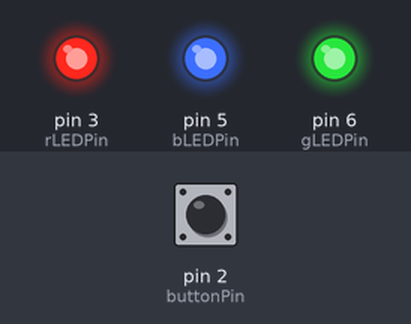
Bench run of a sketch on a simulated Arduino Uno, built with avr-gcc and run on an emulated ATmega328P. Parts: output pins drawn as LEDs (lit = HIGH). Inputs (shaded band) come from the test bench; at power-on: pin 2 (buttonPin) LOW.

Above: at 1.8 s.
1.9 s: pin 2 (buttonPin) pulled HIGH for 0.15 s
At 4.1 s:
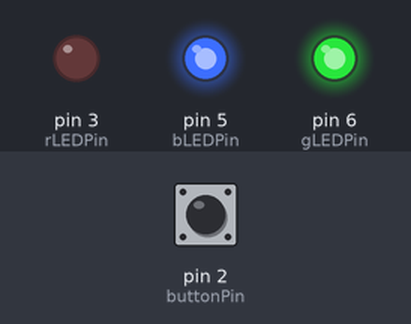
4.4 s: pin 2 (buttonPin) pulled HIGH for 1 s
At 6.3 s:
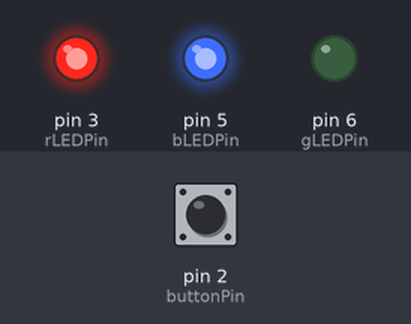
6.9 s: pin 2 (buttonPin) pulled HIGH for 0.15 s
At 9.1 s:
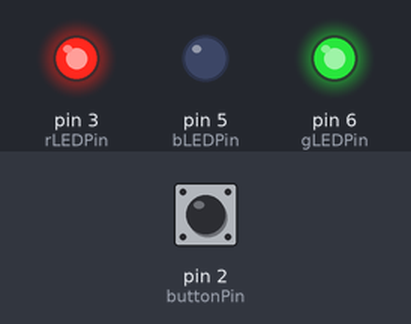
9.4 s: pin 2 (buttonPin) pulled HIGH for 3.2 s
At 11.3 s:
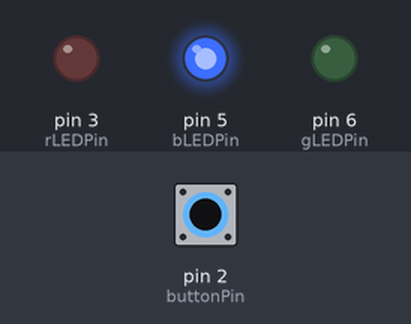
14.1 s: pin 2 (buttonPin) pulled HIGH for 0.15 s
At 16.1 s:
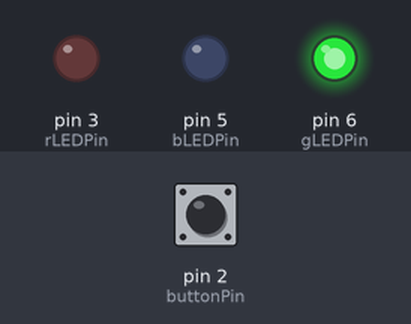
16.6 s: pin 2 (buttonPin) pulled HIGH for 1 s
At 18.0 s:
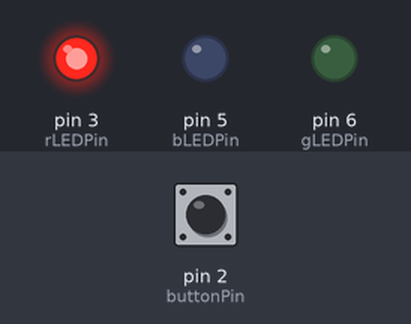
Timing chart, 0 to 19.6 s (numbered marks = the images above; inputs shaded):
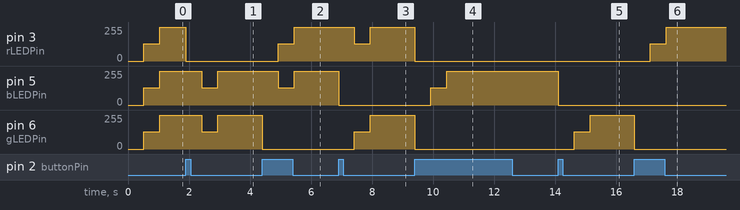

The sketch:

113AT0021_ShadowLampProject.ino
```cpp
const int buttonPin = 2;
const int rLEDPin = 3;
const int gLEDPin = 6;
const int bLEDPin = 5;

int brightness = 0;
int buttonState = 0;
int ledColor = 0;
bool ButtonPressed = false;
int fadeAmount = 5;
int prevLedColor = -1;


void setup() {
  // put your setup code here, to run once:
  pinMode (rLEDPin, OUTPUT);
  pinMode (gLEDPin, OUTPUT);
  pinMode (bLEDPin, OUTPUT);
  pinMode (buttonPin, INPUT);
}


void loop() {

  buttonState = digitalRead(buttonPin);
  // check if the pushbutton is pressed. If it is, the buttonState is HIGH:
  if (buttonState == HIGH && !ButtonPressed) {
    ledColor = ledColor + 1;
    ButtonPressed = true;
  // delay(100);
  }

  if (buttonState == LOW && ButtonPressed) {
    ButtonPressed = false;
  }

  if (ledColor != prevLedColor) {
    prevLedColor = ledColor;
    // jalankan fade sesuai warna ledColor
    switch (ledColor % 8) {
      case 0: fadeColor(255, 255, 255); break; // white
      case 1: fadeColor(0, 255, 255); break;   // cyan
      case 2: fadeColor(255, 0, 255); break;   // magenta
      case 3: fadeColor(255, 255, 0); break;   // yellow
      case 4: fadeColor(0, 0, 255); break;     // blue
      case 5: fadeColor(0, 255, 0); break;     // green
      case 6: fadeColor(255, 0, 0); break;     // red
      case 7: fadeColor(0, 0, 0); break;       // off
    }
  }

  if (ledColor == 0) {
    digitalWrite(rLEDPin, HIGH);
    digitalWrite(gLEDPin, HIGH);
    digitalWrite(bLEDPin, HIGH);
  }

  else if (ledColor == 1) {
    digitalWrite(rLEDPin, LOW);
    digitalWrite(gLEDPin, HIGH);
    digitalWrite(bLEDPin, HIGH);
  }

  else if (ledColor == 2) {
    digitalWrite(rLEDPin, HIGH);
    digitalWrite(gLEDPin, LOW);
    digitalWrite(bLEDPin, HIGH);
  }

  else if (ledColor == 3) {
    digitalWrite(rLEDPin, HIGH);
    digitalWrite(gLEDPin, HIGH);
    digitalWrite(bLEDPin, LOW);
  }

  else if (ledColor == 4) {
    digitalWrite(rLEDPin, LOW);
    digitalWrite(gLEDPin, LOW);
    digitalWrite(bLEDPin, HIGH);
  }

  else if (ledColor == 5) {
    digitalWrite(rLEDPin, LOW);
    digitalWrite(gLEDPin, HIGH);
    digitalWrite(bLEDPin, LOW);
  }

  else if (ledColor == 6) {
    digitalWrite(rLEDPin, HIGH);
    digitalWrite(gLEDPin, LOW);
    digitalWrite(bLEDPin, LOW);
  }

  else if (ledColor == 7) {
    digitalWrite(rLEDPin, LOW);
    digitalWrite(gLEDPin, LOW);
    digitalWrite(bLEDPin, LOW);
  }

  else if(ledColor == 8) {
    ledColor = 0;
  }


}

void fadeColor(int rTarget, int gTarget, int bTarget) {
  for (int brightness = 0; brightness <= 255; brightness++) {
    int rVal = (rTarget * brightness) / 255;
    int gVal = (gTarget * brightness) / 255;
    int bVal = (bTarget * brightness) / 255;
    analogWrite(rLEDPin, rVal);
    analogWrite(gLEDPin, gVal);
    analogWrite(bLEDPin, bVal);
    delay(4);
  }
}
```

Measured:
- after the input at 1.9 s, pin 3 (rLEDPin): 255/255 → 0/255 at once; pin 5 (bLEDPin), pin 6 (gLEDPin): 255/255 → 128/255 after 0.52 s, → 255/255 0.52 s later
- after the input at 4.4 s, pin 3 (rLEDPin): 0/255 → 128/255 after 0.52 s, → 255/255 0.52 s later; pin 5 (bLEDPin): 255/255 → 128/255 after 0.52 s, → 255/255 0.52 s later; pin 6 (gLEDPin): 255/255 → 0/255 at once
- after the input at 6.9 s, pin 3 (rLEDPin): 255/255 → 128/255 after 0.52 s, → 255/255 0.52 s later; pin 5 (bLEDPin): 255/255 → 0/255 at once; pin 6 (gLEDPin): 0/255 → 128/255 after 0.52 s, → 255/255 0.52 s later
- after the input at 9.4 s, pin 3 (rLEDPin), pin 6 (gLEDPin): 255/255 → 0/255 at once; pin 5 (bLEDPin): 0/255 → 128/255 after 0.52 s, → 255/255 0.52 s later
- after the input at 14.1 s, pin 5 (bLEDPin): 255/255 → 0/255 at once; pin 6 (gLEDPin): 0/255 → 128/255 after 0.52 s, → 255/255 0.52 s later
- after the input at 16.6 s, pin 3 (rLEDPin): 0/255 → 128/255 after 0.52 s, → 255/255 0.52 s later; pin 6 (gLEDPin): 255/255 → 0/255 at once
